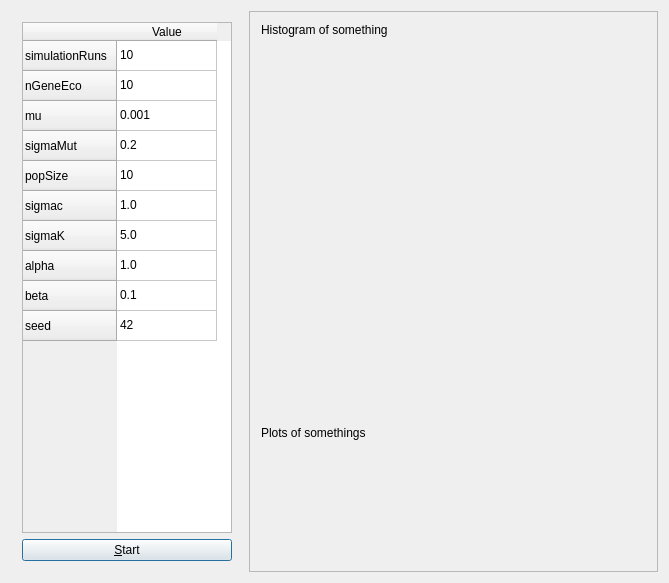
<?xml version="1.0" encoding="UTF-8"?>
<ui version="4.0">
 <class>lyke_qtdialog</class>
 <widget class="QDialog" name="lyke_qtdialog">
  <property name="geometry">
   <rect>
    <x>0</x>
    <y>0</y>
    <width>669</width>
    <height>583</height>
   </rect>
  </property>
  <property name="windowTitle">
   <string>lyke_qtdialog</string>
  </property>
  <layout class="QHBoxLayout" name="horizontalLayout">
   <item>
    <widget class="QWidget" name="widget_left" native="true">
     <property name="sizePolicy">
      <sizepolicy hsizetype="Maximum" vsizetype="Preferred">
       <horstretch>0</horstretch>
       <verstretch>0</verstretch>
      </sizepolicy>
     </property>
     <layout class="QVBoxLayout" name="verticalLayout_2">
      <item>
       <widget class="QTableWidget" name="parameters">
        <property name="sizeAdjustPolicy">
         <enum>QAbstractScrollArea::AdjustToContents</enum>
        </property>
        <row>
         <property name="text">
          <string>simulationRuns</string>
         </property>
        </row>
        <row>
         <property name="text">
          <string>nGeneEco</string>
         </property>
        </row>
        <row>
         <property name="text">
          <string>mu</string>
         </property>
        </row>
        <row>
         <property name="text">
          <string>sigmaMut</string>
         </property>
        </row>
        <row>
         <property name="text">
          <string>popSize</string>
         </property>
        </row>
        <row>
         <property name="text">
          <string>sigmac</string>
         </property>
        </row>
        <row>
         <property name="text">
          <string>sigmaK</string>
         </property>
        </row>
        <row>
         <property name="text">
          <string>alpha</string>
         </property>
        </row>
        <row>
         <property name="text">
          <string>beta</string>
         </property>
        </row>
        <row>
         <property name="text">
          <string>seed</string>
         </property>
        </row>
        <column>
         <property name="text">
          <string>Value</string>
         </property>
        </column>
        <item row="0" column="0">
         <property name="text">
          <string>10</string>
         </property>
        </item>
        <item row="1" column="0">
         <property name="text">
          <string>10</string>
         </property>
        </item>
        <item row="2" column="0">
         <property name="text">
          <string>0.001</string>
         </property>
        </item>
        <item row="3" column="0">
         <property name="text">
          <string>0.2</string>
         </property>
        </item>
        <item row="4" column="0">
         <property name="text">
          <string>10</string>
         </property>
        </item>
        <item row="5" column="0">
         <property name="text">
          <string>1.0</string>
         </property>
        </item>
        <item row="6" column="0">
         <property name="text">
          <string>5.0</string>
         </property>
        </item>
        <item row="7" column="0">
         <property name="text">
          <string>1.0</string>
         </property>
        </item>
        <item row="8" column="0">
         <property name="text">
          <string>0.1</string>
         </property>
        </item>
        <item row="9" column="0">
         <property name="text">
          <string>42</string>
         </property>
        </item>
       </widget>
      </item>
      <item>
       <widget class="QPushButton" name="start">
        <property name="text">
         <string>&amp;Start</string>
        </property>
       </widget>
      </item>
     </layout>
    </widget>
   </item>
   <item>
    <widget class="QScrollArea" name="right_scroll_area">
     <property name="widgetResizable">
      <bool>true</bool>
     </property>
     <widget class="QWidget" name="results">
      <property name="geometry">
       <rect>
        <x>0</x>
        <y>0</y>
        <width>404</width>
        <height>563</height>
       </rect>
      </property>
      <layout class="QVBoxLayout" name="verticalLayout_3">
       <item>
        <widget class="QLabel" name="label_3">
         <property name="sizePolicy">
          <sizepolicy hsizetype="Preferred" vsizetype="Maximum">
           <horstretch>0</horstretch>
           <verstretch>0</verstretch>
          </sizepolicy>
         </property>
         <property name="text">
          <string>Histogram of something</string>
         </property>
        </widget>
       </item>
       <item>
        <widget class="ribi::QtSurfacePlotWidget" name="histogram" native="true">
         <property name="enabled">
          <bool>true</bool>
         </property>
         <property name="autoFillBackground">
          <bool>false</bool>
         </property>
        </widget>
       </item>
       <item>
        <widget class="QLabel" name="label_4">
         <property name="enabled">
          <bool>true</bool>
         </property>
         <property name="text">
          <string>Plots of somethings</string>
         </property>
        </widget>
       </item>
      </layout>
     </widget>
    </widget>
   </item>
  </layout>
 </widget>
 <layoutdefault spacing="6" margin="11"/>
 <customwidgets>
  <customwidget>
   <class>ribi::QtSurfacePlotWidget</class>
   <extends>QWidget</extends>
   <header>../SurfacePlotter/qtsurfaceplotwidget.h</header>
   <container>1</container>
  </customwidget>
 </customwidgets>
 <resources/>
 <connections/>
</ui>
